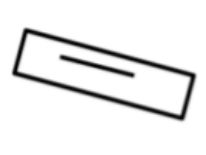
#> input picture opencv/ss1.png, 206 x 155 px
$ python slopeandrotation.py
#> lines starting #> are read from the running program, lines starting #| are printed output that depends on the picture; after the words box and inside, x2 and y2 are one past the last pixel; in counts of white or black regions, pixels touching at a corner belong together; long printed decimals are rounded
import cv2
import numpy as np

# Load the image
image = cv2.imread('ss1.png')
#> image is the input picture: shape (155, 206, 3); min 0, max 255, mean 236.8
image2 = cv2.imread('ss2.png')
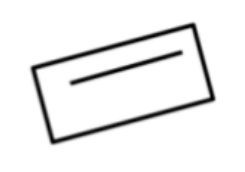
#> input picture opencv/ss2.png, 245 x 172 px
#> image2 is the input picture: shape (172, 245, 3); min 1, max 255, mean 239.1
image3 = cv2.imread('ss3.png')
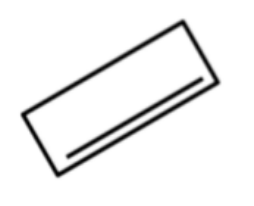
#> input picture opencv/ss3.png, 254 x 206 px
#> image3 is the input picture: shape (206, 254, 3); min 2, max 255, mean 240.5
image4 = cv2.imread('ss4.png')
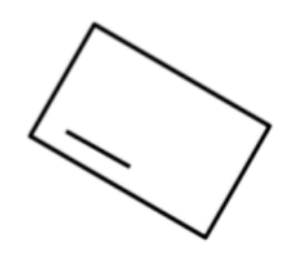
#> input picture opencv/ss4.png, 303 x 258 px
#> image4 is the input picture: shape (258, 303, 3); min 0, max 255, mean 244.4

# Convert the image to grayscale
gray = cv2.cvtColor(image, cv2.COLOR_BGR2GRAY)
gray2 = cv2.cvtColor(image2, cv2.COLOR_BGR2GRAY)
gray3 = cv2.cvtColor(image3, cv2.COLOR_BGR2GRAY)
gray4 = cv2.cvtColor(image4, cv2.COLOR_BGR2GRAY)

# Apply edge detection (optional, but can help in some cases)
edges = cv2.Canny(gray, 50, 150)
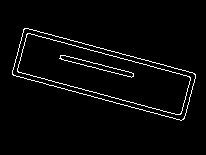
#> edges: shape (155, 206); 3.1% white in thin lines or dots, all inside (x1, y1, x2, y2) = (12, 28, 196, 121)
edges2 = cv2.Canny(gray2, 50, 150)
#> edges2: shape (172, 245); 2.8% white in thin lines or dots, all inside (x1, y1, x2, y2) = (31, 23, 216, 145)
edges3= cv2.Canny(gray3, 50, 150)
#> edges3: shape (206, 254); 3.4% white in thin lines or dots, all inside (x1, y1, x2, y2) = (21, 20, 220, 178)
edges4 = cv2.Canny(gray4, 50, 150)
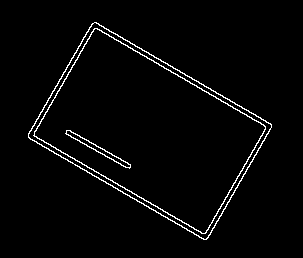
#> edges4: shape (258, 303); 2.5% white in thin lines or dots, all inside (x1, y1, x2, y2) = (28, 22, 272, 240)

# Find contours in the image
contours, _ = cv2.findContours(edges, cv2.RETR_EXTERNAL, cv2.CHAIN_APPROX_SIMPLE)
#> contours = 1 contour; box (x1, y1, x2, y2) and area: (12, 28, 196, 121) 8682
contours2, _ = cv2.findContours(edges2, cv2.RETR_EXTERNAL, cv2.CHAIN_APPROX_SIMPLE)
#> contours2 = 1 contour; box (x1, y1, x2, y2) and area: (31, 23, 216, 145) 13787
contours3, _ = cv2.findContours(edges3, cv2.RETR_EXTERNAL, cv2.CHAIN_APPROX_SIMPLE)
#> contours3 = 1 contour; box (x1, y1, x2, y2) and area: (21, 20, 220, 178) 14184
contours4, _ = cv2.findContours(edges4, cv2.RETR_EXTERNAL, cv2.CHAIN_APPROX_SIMPLE)
#> contours4 = 1 contour; box (x1, y1, x2, y2) and area: (28, 22, 272, 240) 27711
# Assuming the largest contour is the rectangle
largest_contour = max(contours, key=cv2.contourArea)
#> largest_contour = contour of 234 points, box (x1, y1, x2, y2) (12, 28, 196, 121), area 8682
largest_contour2 = max(contours2, key=cv2.contourArea)
#> largest_contour2 = contour of 258 points, box (x1, y1, x2, y2) (31, 23, 216, 145), area 13787
largest_contour3 = max(contours3, key=cv2.contourArea)
#> largest_contour3 = contour of 376 points, box (x1, y1, x2, y2) (21, 20, 220, 178), area 14184
largest_contour4 = max(contours4, key=cv2.contourArea)
#> largest_contour4 = contour of 488 points, box (x1, y1, x2, y2) (28, 22, 272, 240), area 27711

# Fit a line to the contour using least squares
[vx1, vy1, x, y] = cv2.fitLine(largest_contour, cv2.DIST_L2, 0, 0.01, 0.01)
#> vx1 = [0.965]; vy1 = [0.262]; x = [104.7]; y = [74.42]
print(vx1,vy1)
#| [0.9651] [0.2618]
[vx2, vy2, x2, y2] = cv2.fitLine(largest_contour2, cv2.DIST_L2, 0, 0.01, 0.01)
#> vx2 = [0.965]; vy2 = [-0.263]; x2 = [122.9]; y2 = [83.82]
print(vx2,vy2)
#| [0.9647] [-0.2633]
[vx3, vy3, x3, y3] = cv2.fitLine(largest_contour3, cv2.DIST_L2, 0, 0.01, 0.01)
#> vx3 = [0.857]; vy3 = [-0.515]; x3 = [119.3]; y3 = [98.91]
print(vx3,vy3)
#| [0.8571] [-0.5151]
[vx4, vy4, x4, y4] = cv2.fitLine(largest_contour4, cv2.DIST_L2, 0, 0.01, 0.01)
#> vx4 = [0.863]; vy4 = [0.505]; x4 = [149.8]; y4 = [130.3]
print(vx4,vy4)
#| [0.8633] [0.5047]

slope = np.arctan2(vy1, vx1) * 180 / np.pi
#> slope = [15.17]
slope2 = np.arctan2(vy2, vx2) * 180 / np.pi
#> slope2 = [-15.27]
slope3 = np.arctan2(vy3, vx3) * 180 / np.pi
#> slope3 = [-31.01]
slope4 = np.arctan2(vy4, vx4) * 180 / np.pi
#> slope4 = [30.31]

print(f"Slope of the rectangle: {slope}")
#| Slope of the rectangle: [15.174]


h, w = image.shape[:2]
#> h = 155; w = 206


center = (w // 2, h // 2)
#> center = (103, 77)
slope = int(slope[0])
#> slope = 15


rotate = cv2.getRotationMatrix2D(center, slope, 1.0)
#> rotate = [[0.966, 0.259, -16.42], [-0.259, 0.966, 29.28]]


result = cv2.warpAffine(image, rotate, (w, h))


print(f"Slope of the rectangle: {slope2}")
#| Slope of the rectangle: [-15.268]


h2, w2 = image2.shape[:2]
#> h2 = 172; w2 = 245


center2 = (w2 // 2, h2 // 2)
#> center2 = (122, 86)
slope2 = int(slope2[0])
#> slope2 = -15


rotate2 = cv2.getRotationMatrix2D(center2, slope2, 1.0)
#> rotate2 = [[0.966, -0.259, 26.42], [0.259, 0.966, -28.65]]


result2 = cv2.warpAffine(image2, rotate2, (w2, h2))
print(f"Slope of the rectangle: {slope3}")
#| Slope of the rectangle: [-31.006]


h3, w3 = image3.shape[:2]
#> h3 = 206; w3 = 254


center3 = (w3 // 2, h3 // 2)
#> center3 = (127, 103)
slope3 = int(slope3[0])
#> slope3 = -31


rotate3 = cv2.getRotationMatrix2D(center3, slope3, 1.0)
#> rotate3 = [[0.857, -0.515, 71.19], [0.515, 0.857, -50.7]]


result3 = cv2.warpAffine(image3, rotate3, (w3, h3))
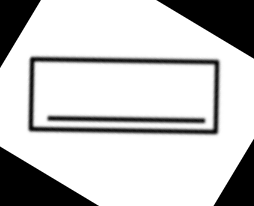
#> result3: shape (206, 254, 3); min 0, max 255, mean 198.7
print(f"Slope of the rectangle: {slope4}")
#| Slope of the rectangle: [30.310]


h4, w4 = image4.shape[:2]
#> h4 = 258; w4 = 303


center4 = (w4 // 2, h4 // 2)
#> center4 = (151, 129)
slope4 = int(slope4[0])
#> slope4 = 30


rotate4 = cv2.getRotationMatrix2D(center4, slope4, 1.0)
#> rotate4 = [[0.866, 0.5, -44.27], [-0.5, 0.866, 92.78]]


result4 = cv2.warpAffine(image4, rotate4, (w4, h4))
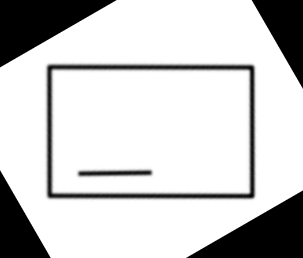
#> result4: shape (258, 303, 3); min 0, max 255, mean 203.9

cv2.imshow('Original Image1', image)
cv2.imshow('Rotated Image1', result)
cv2.imshow('Original Image2', image2)
cv2.imshow('Rotated Image2', result2)
cv2.imshow('Original Image3', image3)
cv2.imshow('Rotated Image3', result3)
cv2.imshow('Original Image4', image4)
cv2.imshow('Rotated Image4', result4)
cv2.waitKey(0)
cv2.destroyAllWindows()
